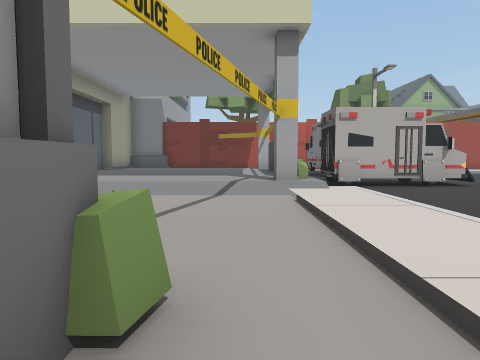
view 1 (above)

24 first-person views from a walk through a scene from a Unity 3-D project. The camera is 1.4 m above the floor, tilts 4° down and sees 70° across. The floor is counted in squares, 2 m on a side. Each view is taken from the middle of a square. On the plan, view 1 faces up. The plan holds only what a view shows up to about 11 squares ahead; the rest is blank. The place goes on beyond the plan. The player is left out.

view 2
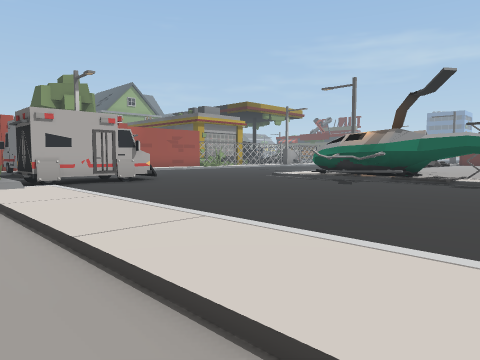

view 3
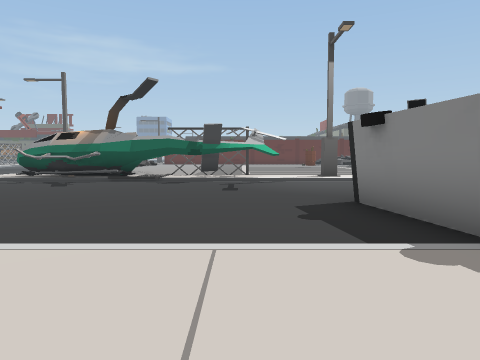

view 4
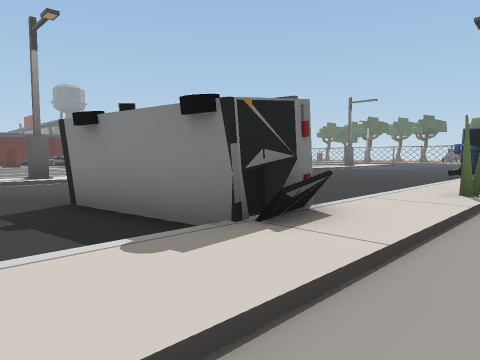

view 5
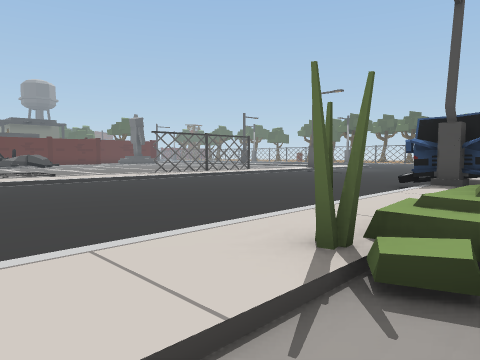

view 6
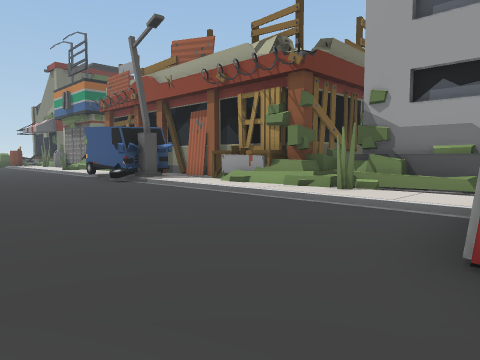

view 7
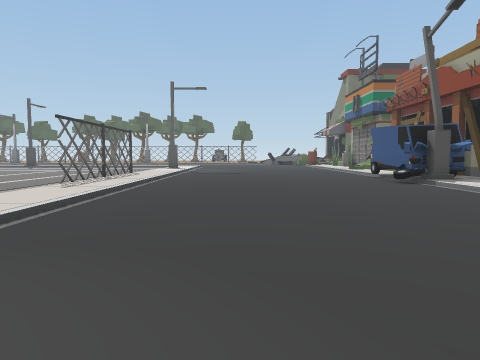

view 8
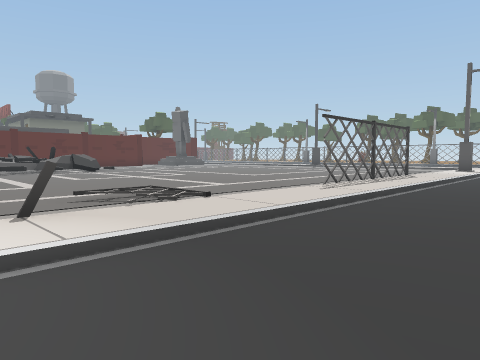

view 9
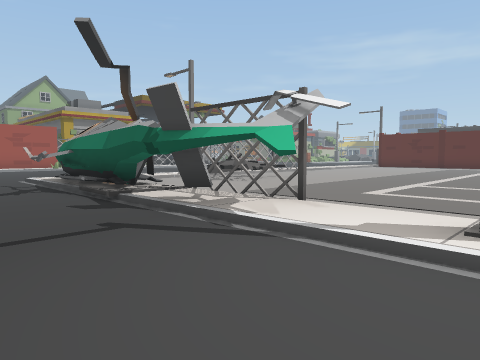

view 10
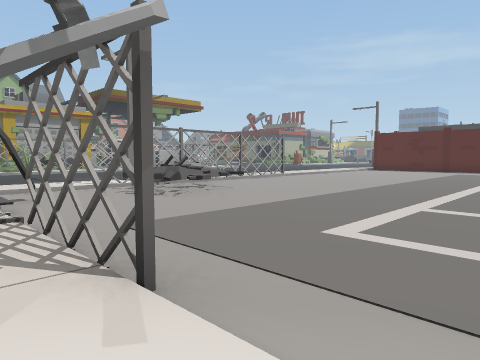

view 11
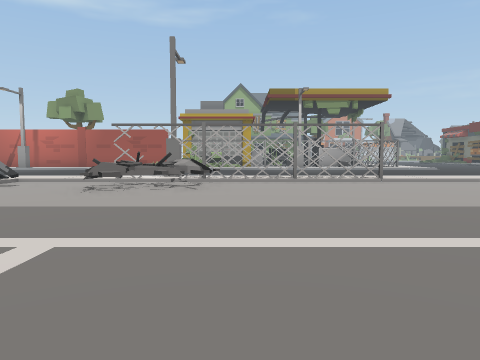

view 12
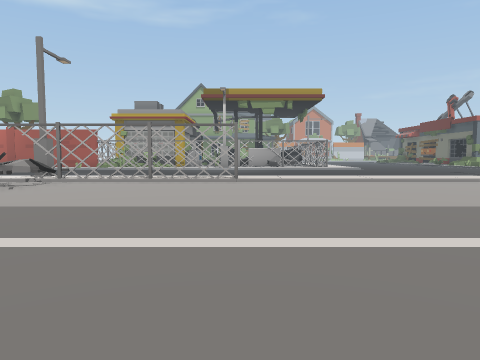

view 13
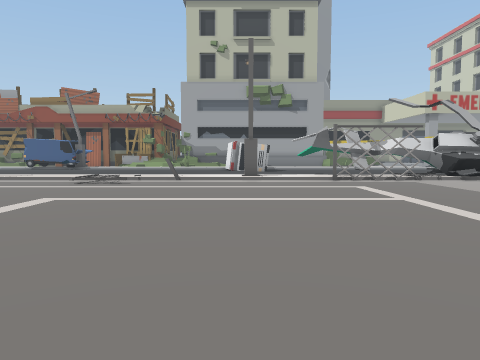

view 14
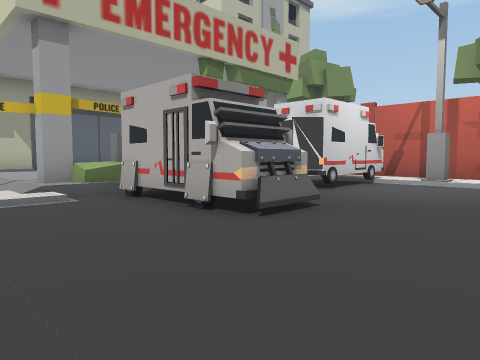

view 15
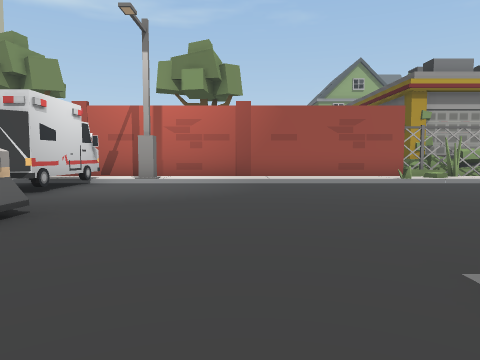

view 16
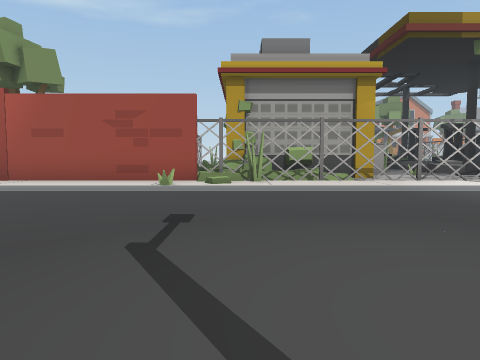

view 17
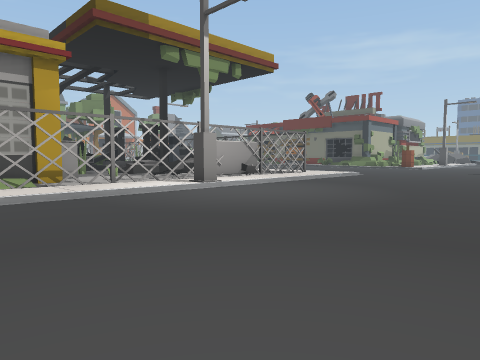

view 18
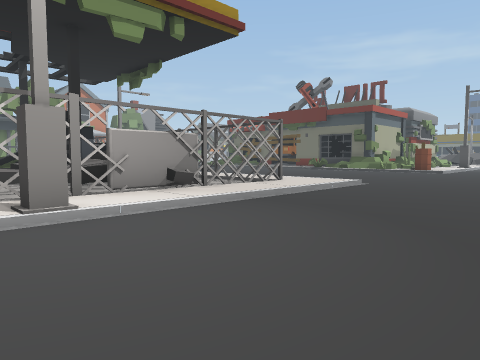

view 19
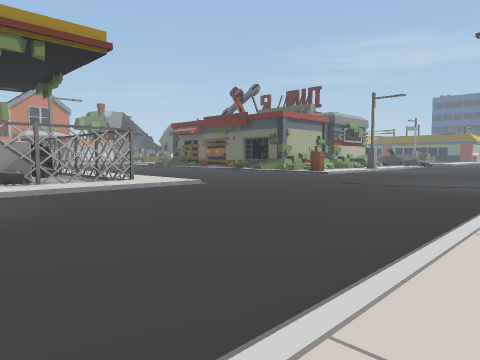

view 20
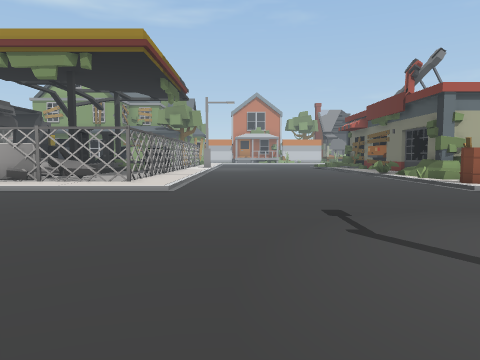

view 21
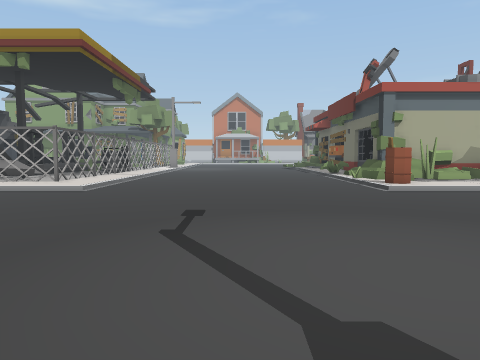

view 22
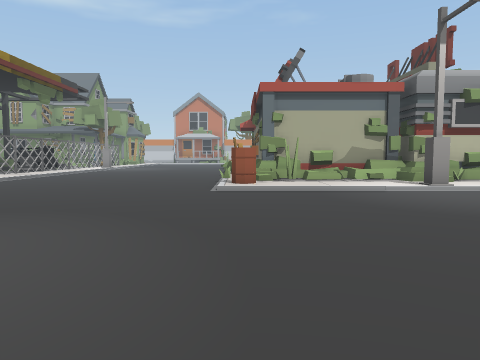

view 23
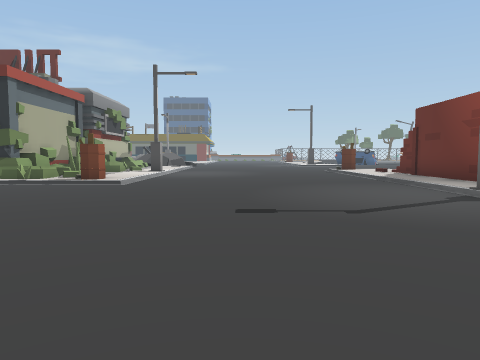

view 24
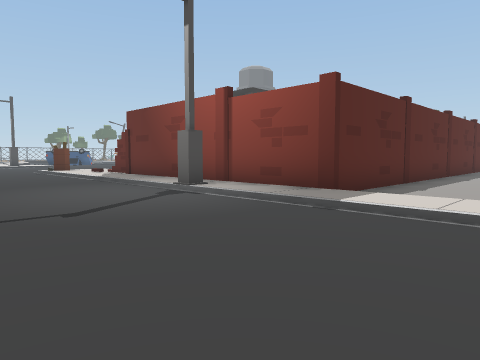

### Floor plan
Key: @ floor where view 1 was taken; # wall or solid block; x gap in a wall; . main floor; : floor 0.25 m higher than the main floor; + floor 0.5 m higher than the main floor; / step, stairs or slope; = window, fence, low wall or low ledge; ^ raised ledge; T thing the floor can be seen under or through; A van; B barrel; O other object.
Columns run from 5 left of view 1 to 40 right of it. Each row starts with its distance up from view 1.
 18                        #=^=    x         ##
 17                   = ####.^=##=.x:.......=###=#
 16          #############  =x###==#:......./##..:
 15          ::::::::://:::::::::::::.......B:::::
 14          O///////=///////#///////.......//////
 13          O....................................
 12         OO...................................
 11          O...................................
 10  +++++ .....................................
  9  +++++ #  O.................................
  8 #+++++####O..... .......  ..................
  7 #+++++#/......./ ///#     ///////////#/////
  6   ..../:.......::::::::::::::::::::::::::::
  5     ../:......##/..OOO.#..........#########
  4     ../:......##O..OOO............#
  3     =./:......###..OOO............#
  2     ../:.......T...............  .#
  1     #./:.......TT..............  .#
  0      @/:.......TT.............   .#
 -1      ./:.......TT............    .#
 -2      ./:.......T/............
 -3      ./:OOO....:/...........
 -4      ./O##O....#/..........
 -5     #./:.......:/.........
 -6     #=/:.......:O........
 -7     ###:.......://.......
 -8     ##=:.......://.......
 -9      #=:.......:/.......
-10      ##:.......:/......
-11      #::.......:/.....
-12      #::.......:#....
-13      #AAA......:#...
-14      # A.......:x...

Where each view was taken, in squares from view 1:
view 1: 0 up, 0 right, facing up
view 2: 1 down, 0 right, facing up-right
view 3: 1 down, 0 right, facing right
view 4: 1 down, 0 right, facing down-right
view 5: 5 down, 0 right, facing down-right
view 6: 4 down, 7 right, facing down-left
view 7: 4 down, 7 right, facing down
view 8: 5 down, 7 right, facing down-right
view 9: 4 down, 7 right, facing up-right
view 10: 3 down, 10 right, facing up-right
view 11: 4 down, 17 right, facing up
view 12: 4 down, 21 right, facing up
view 13: 4 down, 21 right, facing left
view 14: 5 up, 8 right, facing up-left
view 15: 5 up, 8 right, facing up
view 16: 7 up, 14 right, facing up
view 17: 8 up, 15 right, facing up-right
view 18: 10 up, 19 right, facing up-right
view 19: 6 up, 21 right, facing up-right
view 20: 6 up, 29 right, facing up
view 21: 6 up, 31 right, facing up
view 22: 6 up, 35 right, facing up
view 23: 11 up, 26 right, facing right
view 24: 11 up, 26 right, facing down-right
